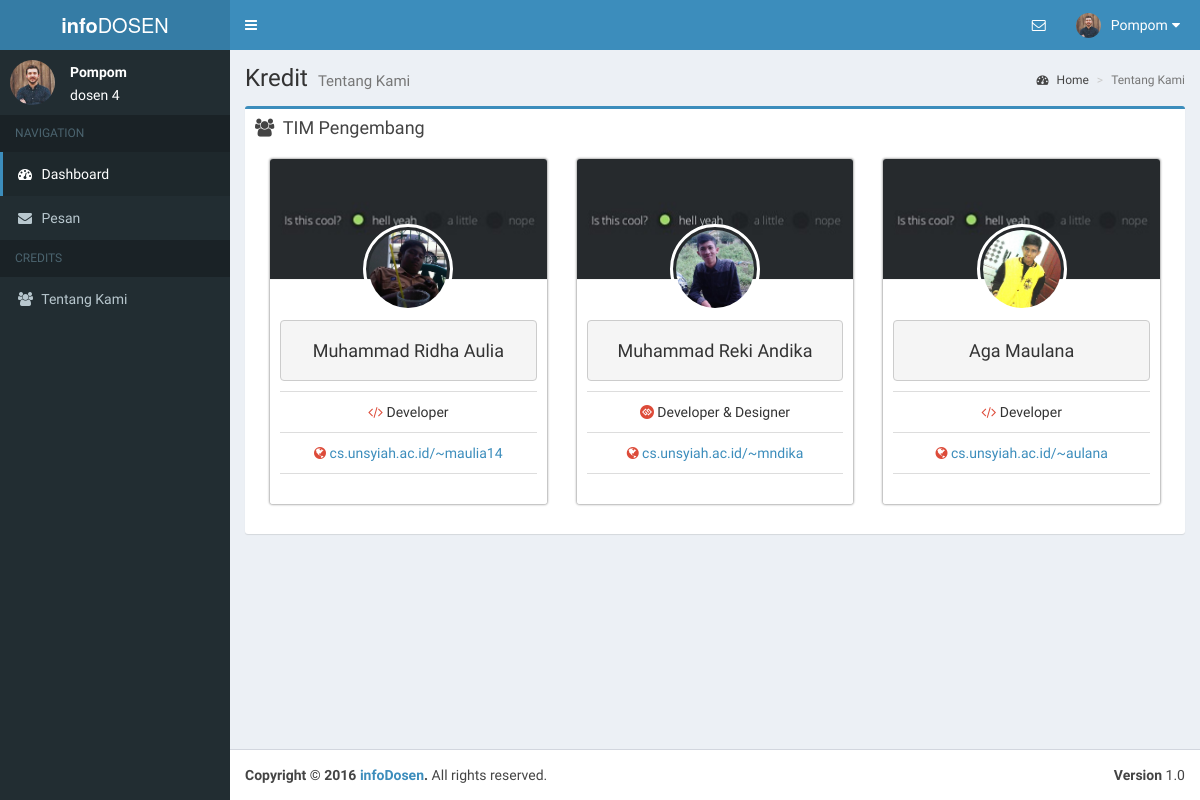
Before: /dosen/aboutus.php (signed in) with the older database file.
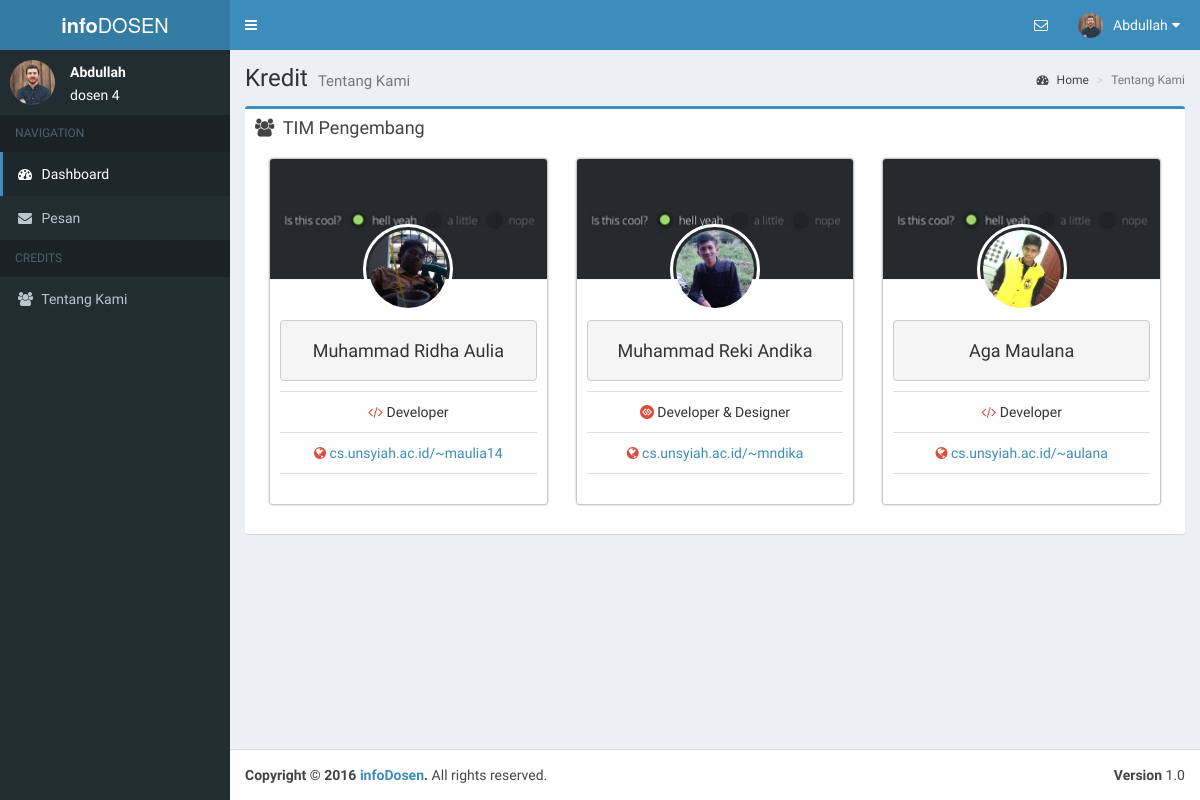
After: the same page with the newer database file.
### tables this page shows
CREATE TABLE `dosen` (
  `nip` varchar(20) NOT NULL,
  `password` varchar(255) NOT NULL,
  `nama` varchar(30) NOT NULL,
  `gender` varchar(255) NOT NULL,
  `email` varchar(255) NOT NULL,
  `foto` varchar(30) NOT NULL,
  `deskripsi` text NOT NULL,
  `about` text NOT NULL,
  `award` text NOT NULL,
  `misc` text NOT NULL,
  `status` varchar(255) NOT NULL
);

### session.php (called while the page is built, shortened)
<?php
if(!isset($_SESSION['user'])||!isset($_SESSION['level'])){
	header('Location: login.php');
}
else{
	$connection = mysql_connect("localhost", "root", "");
	$userCheck = $_SESSION['user'];
	if($_SESSION['level']=="mahasiswa"){
		$ses_sql=mysql_query("select * from mahasiswa where nim='$userCheck'", $connection);
	}
	else if ($_SESSION['level']=="dosen") {
		$ses_sql=mysql_query("select * from dosen where nip='$userCheck'", $connection);
	}
	$userOnSession = mysql_fetch_assoc($ses_sql);
}
?>

### dosen/aboutus.php (the view, shortened to what this page needs)
<?php
include "../session.php";
$user=$userOnSession;
?>
<!DOCTYPE html>
<html>
<head>
  <link rel="stylesheet" href="../bootstrap/css/bootstrap.min.css">
  <link rel="stylesheet" href="../dist/css/font-awesome.min.css">
  <link rel="stylesheet" href="https://cdnjs.cloudflare.com/ajax/libs/ionicons/2.0.1/css/ionicons.min.css">
  <link rel="stylesheet" href="../dist/css/style.css">
  <link rel="stylesheet" href="../dist/css/AdminLTE.min.css">
  <link rel="stylesheet" href="../dist/css/skins/_all-skins.min.css">
  <link rel="stylesheet" href="../plugins/iCheck/flat/blue.css">
  <link rel="stylesheet" href="../plugins/morris/morris.css">
  <link rel="stylesheet" href="plugins/jvectormap/jquery-jvectormap-1.2.2.css">
  <link rel="stylesheet" href="../plugins/datepicker/datepicker3.css">
  <link rel="stylesheet" href="../plugins/daterangepicker/daterangepicker-bs3.css">
  <link rel="stylesheet" href="../plugins/bootstrap-wysihtml5/bootstrap3-wysihtml5.min.css">
</head>
<body class="hold-transition skin-blue sidebar-mini">
<div class="wrapper">
  <header class="main-header">
    <a href="index.php" class="logo">
      <span class="logo-lg"><b>info</b>DOSEN</span>
    </a>
    <nav class="navbar navbar-static-top">
      <a href="#" class="sidebar-toggle" data-toggle="offcanvas" role="button">
      </a>
      <div class="navbar-custom-menu">
        <ul class="nav navbar-nav">
          <li class="dropdown messages-menu">
            <a href="#" class="dropdown-toggle" data-toggle="dropdown">
              <i class="fa fa-envelope-o"></i>
            </a>
          </li>
          <li class="dropdown user user-menu">
            <a href="#" class="dropdown-toggle" data-toggle="dropdown">
              <img src="../assets/images/<?php echo $user['foto'] ?>" class="user-image" alt="User Image">
              <span class="hidden-xs"><?php echo $user['nama'];?></span>
              <i class="fa fa-sort-down pull-right"></i>
            </a>
          </li>
        </ul>
      </div>
    </nav>
  </header>
  <aside class="main-sidebar">
    <section class="sidebar">
      <div class="user-panel">
        <div class="pull-left image">
          <img src="../assets/images/<?php echo $user['foto'] ?>" class="img-circle" alt="User Image">
        </div>
        <div class="pull-left info">
          <p><?php echo $user['nama'];?></p>
          <?php echo $user['deskripsi'];?>
        </div>
      </div>
      <ul class="sidebar-menu">
        <li class="header">NAVIGATION</li>
        <li class="active treeview">
          <a href="index.php">
            <i class="fa fa-dashboard"></i>
            <span>Dashboard</span>
          </a>
        </li>
        <li class="treeview">
          <a href="mailbox.php">
            <i class="fa fa-envelope"></i>
            <span>Pesan</span>
          </a>
        </li>
        <li class="header">CREDITS</li>
        <li><a href="aboutus.php"><i class="fa fa-users"></i> <span>Tentang Kami</span></a></li>
      </ul>
    </section>
  </aside>
    <div class="content-wrapper">
    <section class="content-header">
      <h1>
        Kredit
        <small>Tentang Kami</small>
      </h1>
      <ol class="breadcrumb">
        <li><a href="index.php"><i class="fa fa-dashboard"></i> Home</a></li>
        <li class="active">Tentang Kami</li>
      </ol>
    </section>
    <section class="content">
      <div class="box box-primary">
        <div class="box-header">
          <i class="fa fa-users"></i>
          <h3 class="box-title">TIM Pengembang</h3>
        </div>
        <div class="box-body">
          <div class="col-md-4">
              <div class="box box-widget widget-user" style="box-shadow: 0 0px 2px 1px rgba(0, 0, 0, 0.3);">
              <div class="widget-user-header bg-aqua-active" style="background: url('../assets/images/header1.jpg') center center;">
              </div>
              <div class="widget-user-image">
                <img class="profile-user-img img-responsive img-circle" src="../assets/images/oya.jpg" alt="User Avatar">
              </div>
              <div class="box-footer">
                <div class="row">
                  <div class="col-sm-12">
                    <div class="description-block">
                    <ul class="list-group list-group-unbordered">
                   <pre><h4>Muhammad Ridha Aulia</h4></pre>
                <li class="list-group-item">
                    <i class="fa fa-code text-red"></i> Developer
                </li>
                <li class="list-group-item">
                    <a href="http://cs.unsyiah.ac.id/~maulia14"><i class="fa fa-globe text-red"></i> cs.unsyiah.ac.id/~maulia14</a>
                </li>
              </ul>
                    </div>
                  </div>
                </div>
              </div>
              </div>
          </div>
          <div class="col-md-4">
              <div class="box box-widget widget-user" style="box-shadow: 0 0px 2px 1px rgba(0, 0, 0, 0.3);">
              <div class="widget-user-header bg-aqua-active" style="background: url('../assets/images/header1.jpg') center center;">
              </div>
              <div class="widget-user-image">
                <img class="profile-user-img img-responsive img-circle" src="../assets/images/reki.jpg" alt="User Avatar">
              </div>
              <div class="box-footer">
                <div class="row">
                  <div class="col-sm-12">
                    <div class="description-block">
                    <ul class="list-group list-group-unbordered">
                   <pre><h4>Muhammad Reki Andika</h4></pre>
                <li class="list-group-item">
                    <i class="fa fa-gg-circle text-red"></i> Developer & Designer
                </li>
                <li class="list-group-item">
                    <a href="http://cs.unsyiah.ac.id/~mndika"><i class="fa fa-globe text-red"></i> cs.unsyiah.ac.id/~mndika</a>
                </li>
              </ul>
                    </div>
                  </div>
                </div>
              </div>
              </div>
          </div>
          <div class="col-md-4">
              <div class="box box-widget widget-user" style="box-shadow: 0 0px 2px 1px rgba(0, 0, 0, 0.3);">
              <div class="widget-user-header bg-aqua-active" style="background: url('../assets/images/header1.jpg') center center;">
              </div>
              <div class="widget-user-image">
                <img class="profile-user-img img-responsive img-circle" src="../assets/images/aga.jpg" alt="User Avatar">
              </div>
              <div class="box-footer">
                <div class="row">
                  <div class="col-sm-12">
                    <div class="description-block">
                    <ul class="list-group list-group-unbordered">
                   <pre><h4>Aga Maulana</h4></pre>
                <li class="list-group-item">
                    <i class="fa fa-code text-red"></i> Developer
                </li>
                <li class="list-group-item">
                    <a href="http://cs.unsyiah.ac.id/~aulana"><i class="fa fa-globe text-red"></i> cs.unsyiah.ac.id/~aulana</a>
                </li>
              </ul>
                    </div>
                  </div>
                </div>
              </div>
              </div>
          </div>
      </div>
        </section>
  </div>
  <footer class="main-footer">
    <div class="pull-right hidden-xs">
      <b>Version</b> 1.0
    </div>
    <strong>Copyright &copy; 2016 <a href="#">infoDosen</a>.</strong> All rights reserved.
  </footer>
</div>
</body>
</html>

Changed rows visible on the page:
changed dosen "dosen 4": nama "Pompom" → "Abdullah"
